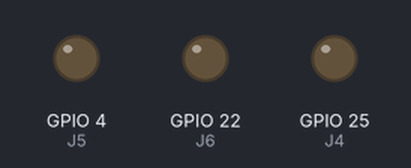
Recording of a program running on a simulated Raspberry Pi (BCM pin numbers). On the bench: output pins drawn as LEDs (lit = HIGH). Pins used as bus, display or sensor lines are not drawn.

Above: at 1.2 s.
At 2.7 s:
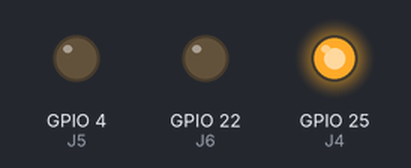
At 3.2 s:
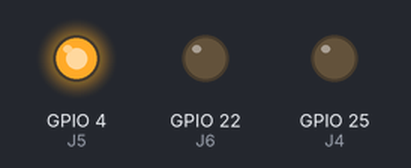
At 3.7 s:
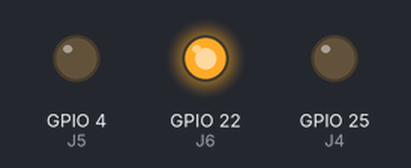
Timing chart, 0 to 5.2 s (numbered marks = the images above):
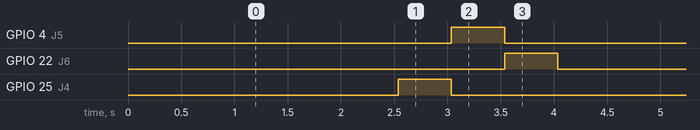

The program:

fatLEDs-RPI-MDI.py
```python
#!/usr/bin/python

from Adafruit_PWM_Servo_Driver import PWM
import time
import RPi.GPIO as GPIO

# ===========================================================================
# fatRPI-MDI Code
# ===========================================================================

def blinkLED(channel):
	'''Function to blink an LED attached to an output channel
	Drives line high for a short time and then drives it low.
	The high level output turns on the LED.
	'''
	GPIO.output(channel, 1)
	time.sleep(0.5)
	GPIO.output(channel, 0)

J4 = 25
J5 = 4
J6 = 22

GPIO.setmode(GPIO.BCM)	# setup GPIO using Board numbering

GPIO.setup(J4, GPIO.OUT)
GPIO.setup(J5, GPIO.OUT)
GPIO.setup(J6, GPIO.OUT)

# Initialise the PWM device using the default address
pwm = PWM(0x40, debug=False)

pwm.setPWMFreq(60)                        # Set frequency to 60 Hz

pwm.setPWM(0, 0, 0)
pwm.setPWM(6, 0, 0)
pwm.setPWM(7, 0, 0)
pwm.setPWM(8, 0, 4095)
pwm.setPWM(9, 0, 4095)

def blinkPWM(channel):
	pwm.setPWM(channel, 0, 4095)
	time.sleep(0.5)
	pwm.setPWM(channel, 0, 0)

def blinkPWMH(channel):
	pwm.setPWM(channel, 0, 0)
	time.sleep(0.5)
	pwm.setPWM(channel, 0, 4095)

while (True):
	blinkPWM(0)
	blinkPWM(6)
	blinkPWM(7)
	blinkPWMH(8)
	blinkPWMH(9)
	blinkLED(J4)
	blinkLED(J5)
	blinkLED(J6)
```

Measured:
- by itself, GPIO 4 (J5), GPIO 22 (J6), GPIO 25 (J4): alternates HIGH for 0.50 s and LOW for 3.5 s
